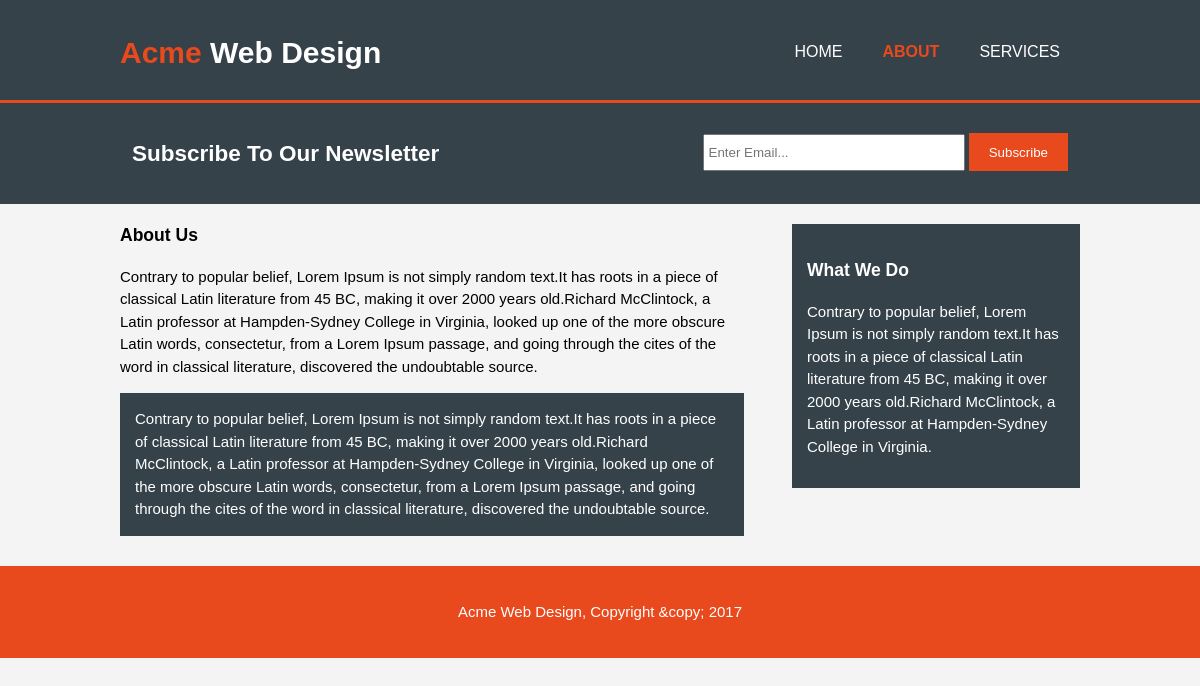
The page /about/ on the database its author committed.
### acmeapp/models.py (models this page shows)
class About(models.Model):
    about_us = models.CharField(max_length=50)
    info = models.CharField(max_length=500)
    detailed_info = models.CharField(max_length=500)
    our_job = models.CharField(max_length=50)
    job_info = models.CharField(max_length=500)
    footer = models.CharField(max_length=50, default='Acme Web Design, Copyright &copy; 2017')

### acmeapp/views.py (the view)
# urls.py: path('about/', views.about, name='about'),
def about(request):
    about = get_object_or_404(About, pk=1)
    return render(request, 'about.html', {
        'about': about,
    })

### acmeapp/templates/about.html (shortened to what this page needs)
{% extends './base.html' %}
{% block content %}
<section id="main">
  <div class="container">
    <article id="main-col">
      <h1 class="page-title">{{ about.about_us }}</h1>
      <p>{{ about.info }}</p>
      <p class="dark">{{ about.detailed_info }}</p>
    </article>
    <aside id="sidebar">
      <div class="dark">
        <h3>{{ about.our_job }}</h3>
        <p>{{ about.job_info }}</p>
      </div>
    </aside>
  </div>
</section>
{% endblock %}
{% block about %}
class="current"
{% endblock %}

### acmeapp/templates/footer.html
<footer>
  <p>{{ index.footer }}{{ about.footer }}{{ service.footer }}</p>
</footer>

### acmeapp/static/css/style.css (style rules this page uses)
body { font-family: Arial, Helvetica, sans-serif; font-size: 15px; line-height: 1.5; padding: 0; margin: 0; background-color:#f4f4f4; }
.container { width:80%; margin: auto; overflow:hidden; }
.dark { padding:15px; background:#35424a; color:#ffffff; margin-top:10px; margin-bottom:10px; }
aside#sidebar { float:right; width:30%; margin-top:10px; }
article#main-col { float:left; width:65%; }
footer { padding:20px; margin-top:20px; color:#ffffff; background-color:#e8491d; text-align: center; }

### rows shown on the page
About: about_us "About Us", info "Contrary to popular belief, Lorem Ipsum is not simply random text.It has roots in a piece of classical Latin literature from 45 BC, making it over 2000 years old.Richard McClintock, a Latin professor at Hampden-Sydney College in Virginia, looked up one of the more obscure Latin words, consectetur, from a Lorem Ipsum passage, and going through the cites of the word in classical literature, discovered the undoubtable source.", detailed_info "Contrary to popular belief, Lorem Ipsum is not simply random text.It has roots in a piece of classical Latin literature from 45 BC, making it over 2000 years old.Richard McClintock, a Latin professor at Hampden-Sydney College in Virginia, looked up one of the more obscure Latin words, consectetur, from a Lorem Ipsum passage, and going through the cites of the word in classical literature, discovered the undoubtable source.", our_job "What We Do", job_info "Contrary to popular belief, Lorem Ipsum is not simply random text.It has roots in a piece of classical Latin literature from 45 BC, making it over 2000 years old.Richard McClintock, a Latin professor at Hampden-Sydney College in Virginia.", footer "Acme Web Design, Copyright &copy; 2017"
